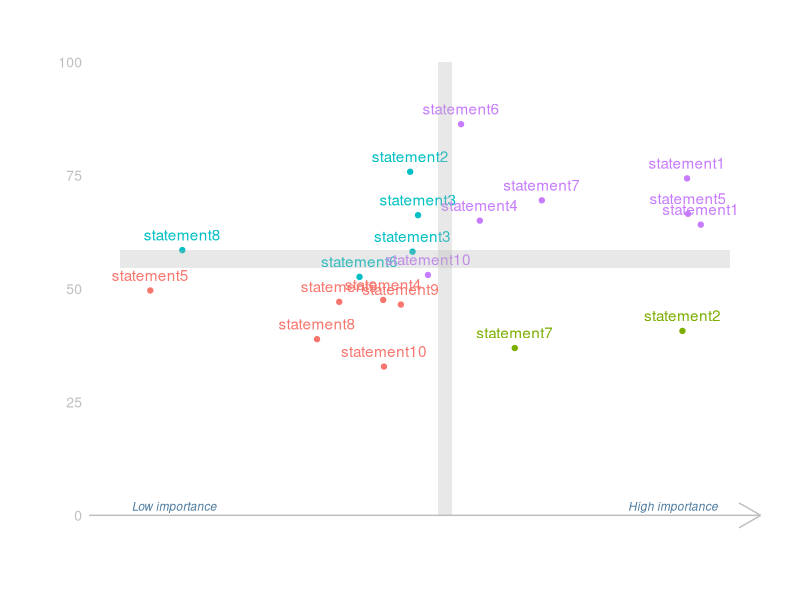

Reproduce this figure in R.
library(tidyverse)

# Build dummy data --------------------------------------------------------

# comment.. all this down to plot, should be possible to split on country etc. 
# So for each run we get the cross df (to place the cross on plot)

df <- data_frame(country = c(rep("SE", 10), rep("NO", 10)),
                 importance = runif(20, 0, 1),
                 performance = runif(20, .3, .9),
                 itemtext = rep(c('statement1','statement2','statement3','statement4',
                              'statement5','statement6','statement7','statement8',
                              'statement9','statement10'),2))


# Add colorgroup on perf/imp ----------------------------------------------

df <- df %>% 
    mutate(colorgroup = case_when(importance < 0.5 & performance < 0.5 ~ "ll",
                                  importance < 0.5 & performance > 0.5 ~ "ul",
                                  importance > 0.5 & performance < 0.5 ~ "lr",
                                  importance > 0.5 & performance > 0.5 ~ "ur")) %>% 
                                  {.}

# Make df for cross placement on plot -------------------------------------

cross <- df %>% 
    summarise(xmin = mean(importance, na.rm = TRUE) - 0.015,
              xmax = xmin + 0.023, # yikes... dunno if this will make cross x as thick as y?
              ymin = mean(performance, na.rm = TRUE) * 100 - 2,
              ymax = ymin +4)


# Try to mimic Timmys plot ------------------------------------------------

ggplot() +
    geom_point(data = df, aes(x = importance, y = performance * 100, color = colorgroup)) +
    geom_text(data = df, aes(x = importance, y = performance * 100, 
                             label = itemtext, color = colorgroup), vjust = -.8) +
    guides(color = FALSE) +
    theme_minimal() +
    theme(plot.margin = unit(c(1,1,1,1), "cm"),
          panel.grid.major.y = element_blank(),
          panel.grid.minor.y = element_blank(),
          panel.grid.major.x = element_blank(),
          panel.grid.minor.x = element_blank(),
          axis.line.x = element_blank(),
          axis.line.y = element_blank(),
          axis.text.x=element_blank(),
          axis.text.y = element_text(color="grey", size="10"),
          axis.title.x = element_text(color="#4c7a9f", size="10", face="bold"),
          axis.title.y = element_text(color="#4c7a9f", size="10", face="bold"),
          axis.ticks = element_blank(),
          plot.title = element_text(color="#2e6e9c", face="bold", size="14"),
          legend.position="bottom", legend.title = element_blank(),
          legend.key = element_blank(),
          legend.text = element_text(color="#2e6e9c", size="10")) +
    scale_x_continuous(limits = c(0,1)) +
    scale_y_continuous(limits = c(0,100)) +
    xlab(label = "") + # Timmy don't want labels....
    ylab(label = "") +
    annotate(geom = "text", x = 0.02, y = 2, label = "Low importance", 
             color = "#4c7a9f", size = 3, fontface = "italic", hjust = 0) +
    annotate(geom = "text", x = 0.98, y = 2, label = "High importance", 
             color = "#4c7a9f", size = 3, fontface = "italic", hjust = 1) +
    annotate("segment", x=-Inf, xend = Inf, y = 0, yend = 0, arrow = arrow(), color = "grey") +
    geom_rect(data = cross, mapping=aes(xmin=xmin, xmax=xmax, ymin=0, ymax=100), color = NA, fill = "grey70", alpha=0.3) +
    geom_rect(data = cross, mapping=aes(xmin=0, xmax=1, ymin=ymin, ymax=ymax), color = NA, fill = "grey70", alpha=0.3)
